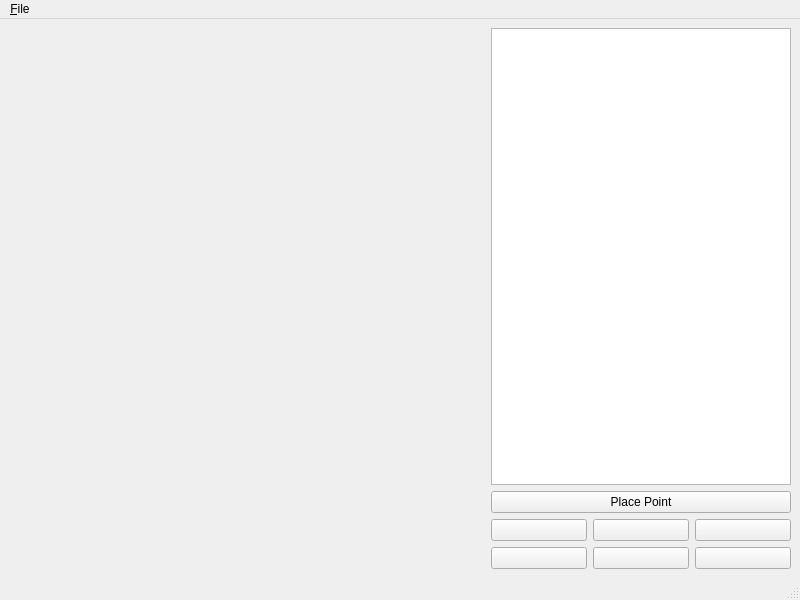
<ui version="4.0" >
 <class>FormPointPicker</class>
 <widget class="QMainWindow" name="FormPointPicker" >
  <property name="geometry" >
   <rect>
    <x>0</x>
    <y>0</y>
    <width>800</width>
    <height>600</height>
   </rect>
  </property>
  <property name="windowTitle" >
   <string>Point Picker</string>
  </property>
  <widget class="QWidget" name="centralwidget" >
   <property name="geometry" >
    <rect>
     <x>0</x>
     <y>21</y>
     <width>800</width>
     <height>560</height>
    </rect>
   </property>
   <layout class="QHBoxLayout" name="horizontalLayout_2" >
    <item>
     <layout class="QHBoxLayout" name="horizontalLayout" >
      <item>
       <widget class="QtWorldViewWidget" name="wdgView" >
        <property name="sizePolicy" >
         <sizepolicy vsizetype="Preferred" hsizetype="Expanding" >
          <horstretch>0</horstretch>
          <verstretch>0</verstretch>
         </sizepolicy>
        </property>
        <property name="orientation" >
         <enum>Qt::Horizontal</enum>
        </property>
       </widget>
      </item>
      <item>
       <layout class="QVBoxLayout" name="verticalLayout" >
        <item>
         <widget class="QTableView" name="tblPointList" >
          <property name="maximumSize" >
           <size>
            <width>300</width>
            <height>16777215</height>
           </size>
          </property>
         </widget>
        </item>
        <item>
         <widget class="QPushButton" name="btnPlacePoint" >
          <property name="sizePolicy" >
           <sizepolicy vsizetype="Fixed" hsizetype="Minimum" >
            <horstretch>0</horstretch>
            <verstretch>0</verstretch>
           </sizepolicy>
          </property>
          <property name="maximumSize" >
           <size>
            <width>300</width>
            <height>16777215</height>
           </size>
          </property>
          <property name="text" >
           <string>Place Point</string>
          </property>
          <property name="checkable" >
           <bool>true</bool>
          </property>
         </widget>
        </item>
        <item>
         <layout class="QGridLayout" name="gridLayout" >
          <item row="0" column="1" >
           <widget class="QPushButton" name="btnView2" >
            <property name="text" >
             <string/>
            </property>
           </widget>
          </item>
          <item row="0" column="2" >
           <widget class="QPushButton" name="btnView3" >
            <property name="text" >
             <string/>
            </property>
           </widget>
          </item>
          <item row="1" column="0" >
           <widget class="QPushButton" name="btnView4" >
            <property name="text" >
             <string/>
            </property>
           </widget>
          </item>
          <item row="1" column="1" >
           <widget class="QPushButton" name="btnView5" >
            <property name="text" >
             <string/>
            </property>
           </widget>
          </item>
          <item row="1" column="2" >
           <widget class="QPushButton" name="btnView6" >
            <property name="text" >
             <string/>
            </property>
           </widget>
          </item>
          <item row="0" column="0" >
           <widget class="QPushButton" name="btnView1" >
            <property name="text" >
             <string/>
            </property>
           </widget>
          </item>
         </layout>
        </item>
       </layout>
      </item>
     </layout>
    </item>
   </layout>
  </widget>
  <widget class="QMenuBar" name="menubar" >
   <property name="geometry" >
    <rect>
     <x>0</x>
     <y>0</y>
     <width>800</width>
     <height>21</height>
    </rect>
   </property>
   <widget class="QMenu" name="menu_File" >
    <property name="title" >
     <string>&amp;File</string>
    </property>
    <addaction name="actionOpen" />
    <addaction name="actionSave" />
   </widget>
   <addaction name="menu_File" />
  </widget>
  <widget class="QStatusBar" name="statusbar" >
   <property name="geometry" >
    <rect>
     <x>0</x>
     <y>581</y>
     <width>800</width>
     <height>19</height>
    </rect>
   </property>
  </widget>
  <action name="actionOpen" >
   <property name="text" >
    <string>Open</string>
   </property>
  </action>
  <action name="actionSave" >
   <property name="text" >
    <string>Save</string>
   </property>
  </action>
 </widget>
 <customwidgets>
  <customwidget>
   <class>QtWorldViewWidget</class>
   <extends>QSplitter</extends>
   <header>QtForm/include/qtworldviewwidget.h</header>
   <container>1</container>
  </customwidget>
 </customwidgets>
 <resources/>
 <connections/>
</ui>
